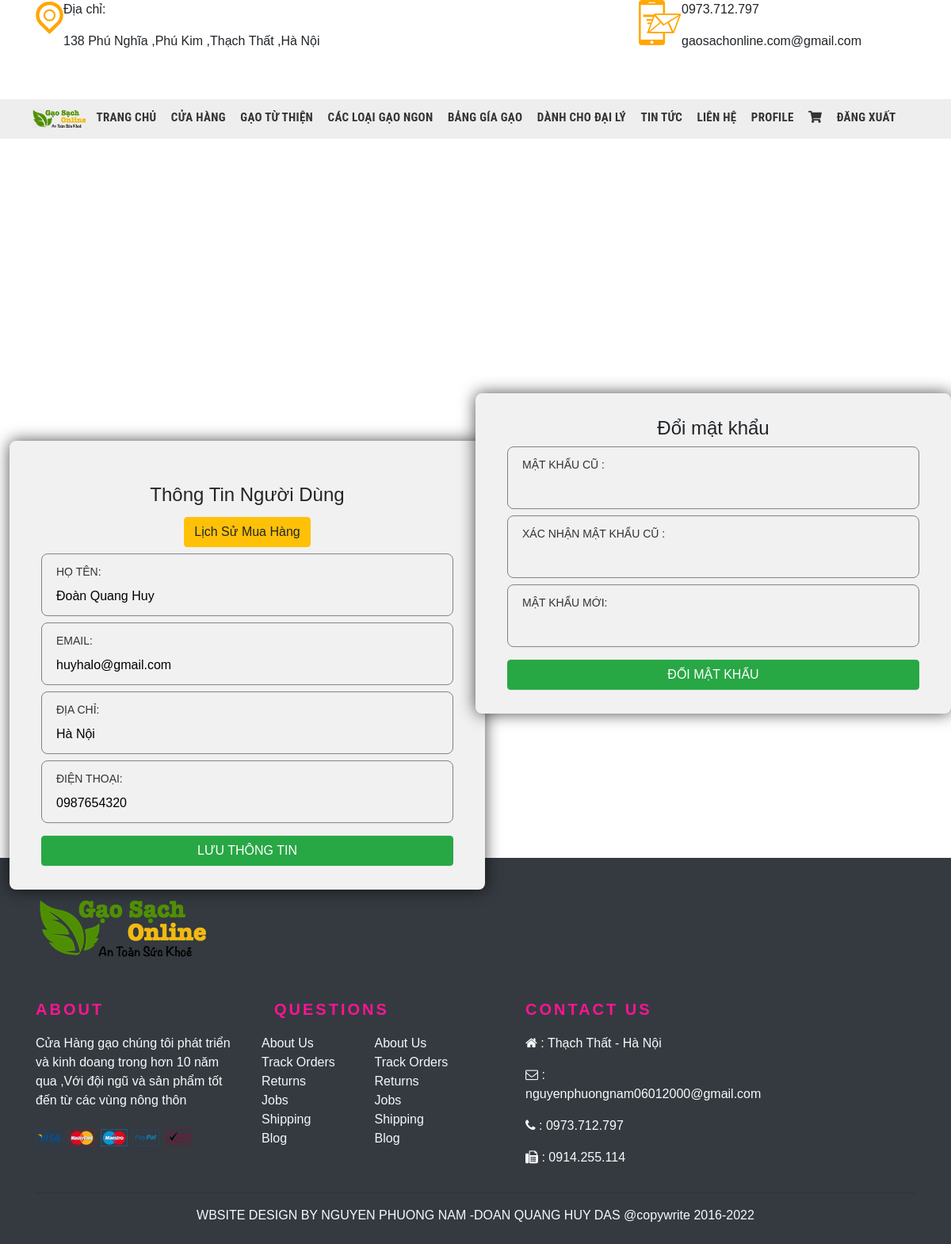
Screenshot of /profile.php (signed in) with the database file from the repository.
### tables this page shows
CREATE TABLE `khachhang` (
  `TaiKhoan` varchar(30) NOT NULL,
  `MatKhau` varchar(32) NOT NULL,
  `Ten` varchar(30) NOT NULL,
  `SDT` varchar(10) NOT NULL,
  `Email` varchar(30) DEFAULT NULL,
  `DiaChi` varchar(100) NOT NULL
);

### view/func.php (called while the page is built, shortened)
<?php
function Select($conn, $query)
{
  $data = $conn->prepare($query);
  $ketqua = $data->execute();
  $rows = $data->fetchAll();
  return $rows;
}

### profile.php (the view, shortened to what this page needs)
<?php
if (isset($_SESSION["TaiKhoan"]))
  $tk = $_SESSION["TaiKhoan"];
else
  header('location: dangnhap.php');
?>
<!doctype html>
<html lang="en">
<head>
  <link rel="stylesheet" href="i.css">
  <link rel="stylesheet" href="css/style_trangchu.css">
  <link rel="stylesheet" href="https://pro.fontawesome.com/releases/v5.10.0/css/all.css" />
  <link rel="stylesheet" href="https://stackpath.bootstrapcdn.com/font-awesome/4.7.0/css/font-awesome.min.css">
  <link rel="stylesheet" href="https://stackpath.bootstrapcdn.com/bootstrap/4.3.1/css/bootstrap.min.css">
</head>
<body>
  <div class="container">
    <div class="row">
      <div class="col-sm-8">
        <div class="cha1">
          <div class="flex-left mr-0">
            <img src="images/map.png" alt="">
          </div>
          <div class=" ">
            <p>Địa chỉ:</p>
            <p>138 Phú Nghĩa ,Phú Kim ,Thạch Thất ,Hà Nội</p>
          </div>
        </div>
      </div>
      <div class="col-sm-4">
        <div class="cha1">
          <div>
            <img src="images/phone.png" alt="">
          </div>
          <div>
            <p>
              0973.712.797
            </p>
            <p>
              gaosachonline.com@gmail.com
            </p>
          </div>
        </div>
      </div>
    </div>
  </div>
  <div class="header">
    <div class="cha">
      <ul>
        <li>
          <img src="images/logo1.png" alt="">
        </li>
        <li>
          <a href="index.php"> Trang Chủ</a>
        </li>
        <li>
          <a href="cuahang.php">Cửa Hàng</a>
        </li>
        <li>
          <a href="gaotuthien.php"> Gạo Từ Thiện</a>
        </li>
        <li>
          <a href="gaongon.php">Các Loại Gạo Ngon</a>
        </li>
        <li>
          <a href="giagao.php"> Bảng Gía Gạo</a>
        </li>
        <li>
          <a href="daily.php">Dành Cho Đại Lý</a>
        </li>
        <li>
          <a href="tintuc.php">Tin Tức</a>
        </li>
        <li>
          <a href="lienhe.php">Liên Hệ</a>
        </li>
        <li>
          <a href="profile.php">Profile</a>
        </li>
        <li>
          <a href="giohang.php"><i class="fas fa-shopping-cart"></i></a>
        </li>
        <li>
          <a href="dangxuat.php" onclick="return confirm('Đăng xuất tài khoản')">Đăng xuất</a>
        </li>
      </ul>
    </div>
  </div>
  <?php
  require("view/func.php");
  $query = "SELECT Ten,SDT,Email,DiaChi from khachhang where TaiKhoan='$tk'";
  $data = Select($conn, $query);
  $row = $data[0];
  ?>
  <div class="tongg">
  <div class="contact-form">
    <h4>Thông Tin Người Dùng</h4>
      <a class="btn btn-warning okt" href="lichsu_muahang.php"> Lịch Sử Mua Hàng</a>
    <form action="edit.php" method="post" name="f_info">
      <div class="txtb">
        <label for="">Họ tên:</label>
        <input type="text" value="<?= $row["Ten"] ?> " name="Ten">
      </div>
      <div class="txtb">
        <label for="">Email:</label>
        <input type="text" value="<?= $row["Email"] ?>" name="Email">
      </div>
      <div class="txtb">
        <label for="">Địa Chỉ:</label>
        <input type="text" value="<?= $row["DiaChi"] ?>" name="DiaChi">
      </div>
      <div class="txtb">
        <label for="">Điện thoại:</label>
        <input type="text" value="<?= $row["SDT"] ?>" name="SDT">
      </div>
      <input type="submit" class="btn btn-success okbtn" value="Lưu thông tin" name="info" onclick="return Valid('f_info')">
    </form>
  </div>
  <div class="contact-form1">
  <h4>Đổi mật khẩu</h4>
    <form action="edit.php" method="post" name="f_pass">
      <div class="txtb">
        <label for="">Mật khẩu cũ :</label>
        <input type="password" name="old">
      </div>
      <div class="txtb">
        <label for="">Xác nhận mật khẩu cũ :</label>
        <input type="password" name="confirm">
      </div>
      <div class="txtb">
        <label for="">Mật khẩu mới:</label>
        <input type="password" name="new">
      </div>
      <input type="submit" class="btn btn-success okbtn" value="Đổi mật khẩu" name="pass" onclick="return ValidPass('f_pass')">
    </form>
  </div>
  </div>
  <footer class="bg-dark su">
    <div class="container">
      <div class="row">
        <div class="col-md-12 pt-5"><a href=""> <img src="images/logo1.png" alt="footer image" class="img-fluid footer-image wow slideInDown"></a></div>
      </div>
      <div class="row text-light mt-5">
        <div class="col-md-3 wow slideInLeft">
          <div class="footer-heading">
            ABOUT
          </div>
          <p class="footer-text mt-3">Cửa Hàng gạo chúng tôi phát triển và kinh doang trong hơn 10 năm qua ,Với đội ngũ và sản phẩm tốt đến từ các vùng nông thôn</p>
          <img src="images/cards.webp" class="img-fluid mt-2" alt="card">
        </div>
        <div class="col-md-3 wow slideInRight">
          <div class="footer-heading ml-3">
            QUESTIONS
          </div>
          <div class="row">
            <div class="col-md-6">
              <ul class="footer-list mt-3">
                <li><a href="#">About Us</a></li>
                <li><a href="#">Track Orders</a></li>
                <li><a href="#">Returns</a></li>
                <li><a href="#">Jobs</a></li>
                <li><a href="#">Shipping</a></li>
                <li><a href="#">Blog</a></li>
              </ul>
            </div>
            <div class="col-md-6">
              <ul class="footer-list mt-3">
                <li><a href="#">About Us</a></li>
                <li><a href="#">Track Orders</a></li>
                <li><a href="#">Returns</a></li>
                <li><a href="#">Jobs</a></li>
                <li><a href="#">Shipping</a></li>
                <li><a href="#">Blog</a></li>
              </ul>
            </div>
          </div>
        </div>
        <div class="col-md-3 wow slideInUp ml-5">
          <div class="footer-heading">
            CONTACT US
          </div>
          <p class="footer-text mt-3"><i class="fa fa-home" aria-hidden="true"></i> : Thạch Thất - Hà Nội</p>
          <p> <i class="fa fa-envelope-o" aria-hidden="true"></i> : nguyenphuongnam06012000@gmail.com</p>
          <p><i class="fa fa-phone" aria-hidden="true"></i> : 0973.712.797</p>
          <p><i class="fa fa-fax" aria-hidden="true"></i> : 0914.255.114</p>
        </div>
      </div>
      <hr>
      <div class="footer-endline text-center text-light mt-2 pb-4 wow fadeIn">WBSITE DESIGN BY NGUYEN PHUONG NAM -DOAN QUANG HUY DAS @copywrite 2016-2022</div>
    </div>
  </footer>
</body>
</html>

### i.css (style rules this page uses)
html,body,* { margin: 0; padding: 0; font-family: 'Noto Sans JP', sans-serif; }
.header { position: relative; }
.header ul li { font-size: 13px; }
.header .cha { background-color: #eee; height: 50px; line-height: 1.5rem; padding-left: 20px; z-index: 10; position: absolute; top: 43px; left: 0; width: 100%; background-attachment: fixed; padding-left: 20px; }
.header .cha ul li img { width: 70px; margin-left: 20px; }
.header .cha ul,a { text-decoration: none; }
.header .cha ul li { display: inline-block; position: relative; transition: background-color .3s; }
.header .cha ul li a { min-height: 50px; padding: 0px 7px; font-size: 15px; color: #333; font-family: 'Roboto Condensed', sans-serif; font-weight: 700; display: block; line-height: 2.9rem;letter-spacing: .02em; text-transform: uppercase; }
.cha1 { text-align: left; display: flex; margin-bottom: 2px; }
body { font-family: "Roboto", sans-serif; color: #777; line-height: 1.6; font-weight: normal; }
.contact-form { width: 85%; max-width: 600px; background: #f1f1f1; position:absolute; top: 28%; left: 26%; transform: translate(-50%,-50%); padding: 30px 40px; box-sizing: border-box; border-radius: 8px; text-align: center; box-shadow: 0 0 20px #000000b3; font-family: "Montserrat",sans-serif; margin-top: 400px; }
.contact-form1 { width: 85%; max-width: 600px; background: #f1f1f1; position:absolute; top: 19%; left: 75%; transform: translate(-50%,-50%); padding: 30px 40px; box-sizing: border-box; border-radius: 8px; text-align: center; box-shadow: 0 0 20px #000000b3; font-family: "Montserrat",sans-serif; margin-top: 400px; }
.txtb { border: 1px solid gray; margin: 8px 0; padding:12px 18px ; border-radius: 8px; }
.txtb label { display: block; text-align: left; color: #333; text-transform: uppercase; font-size: 14px; }
.txtb input { width: 100%; border: none; background: none; }
.okbtn { display: inline-block; background: #9b59b6; padding: 14px 0; color: white; text-transform: uppercase; cursor: pointer; margin-top: 8px; width: 100%; }
.okt { display: inline-block; color: white; cursor: pointer; margin-top: 5px; font-size: 10px; }
.su { z-index: 100; margin-top: 1000px; }

### css/style_trangchu.css (style rules this page uses)
body, html,* { margin: 0; padding: 0; }
html, body, .carousel, .carousel-inner, .carousel-inner .item { height: 100%; }
.footer-heading { font-size: 20px; font-weight: bold; letter-spacing: 3px; color: deeppink; }
.footer-list { list-style-type: none; padding-left: 0; }
.footer-list > li a { color: aliceblue; text-decoration: none; }

### rows the page displays
khachhang: Ten "Đoàn Quang Huy", Email "huyhalo@gmail.com", DiaChi "Hà Nội", SDT "0987654320"
